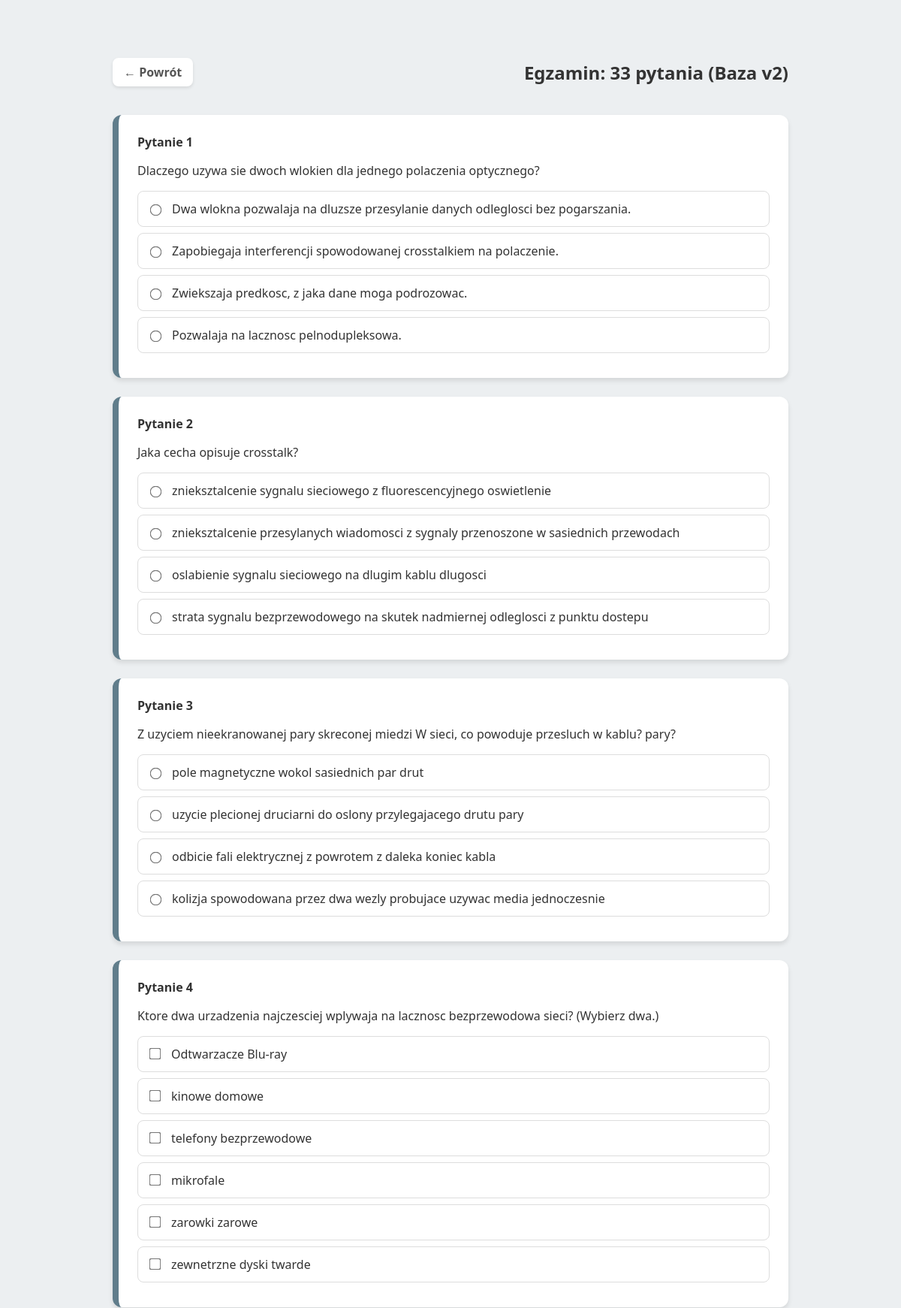
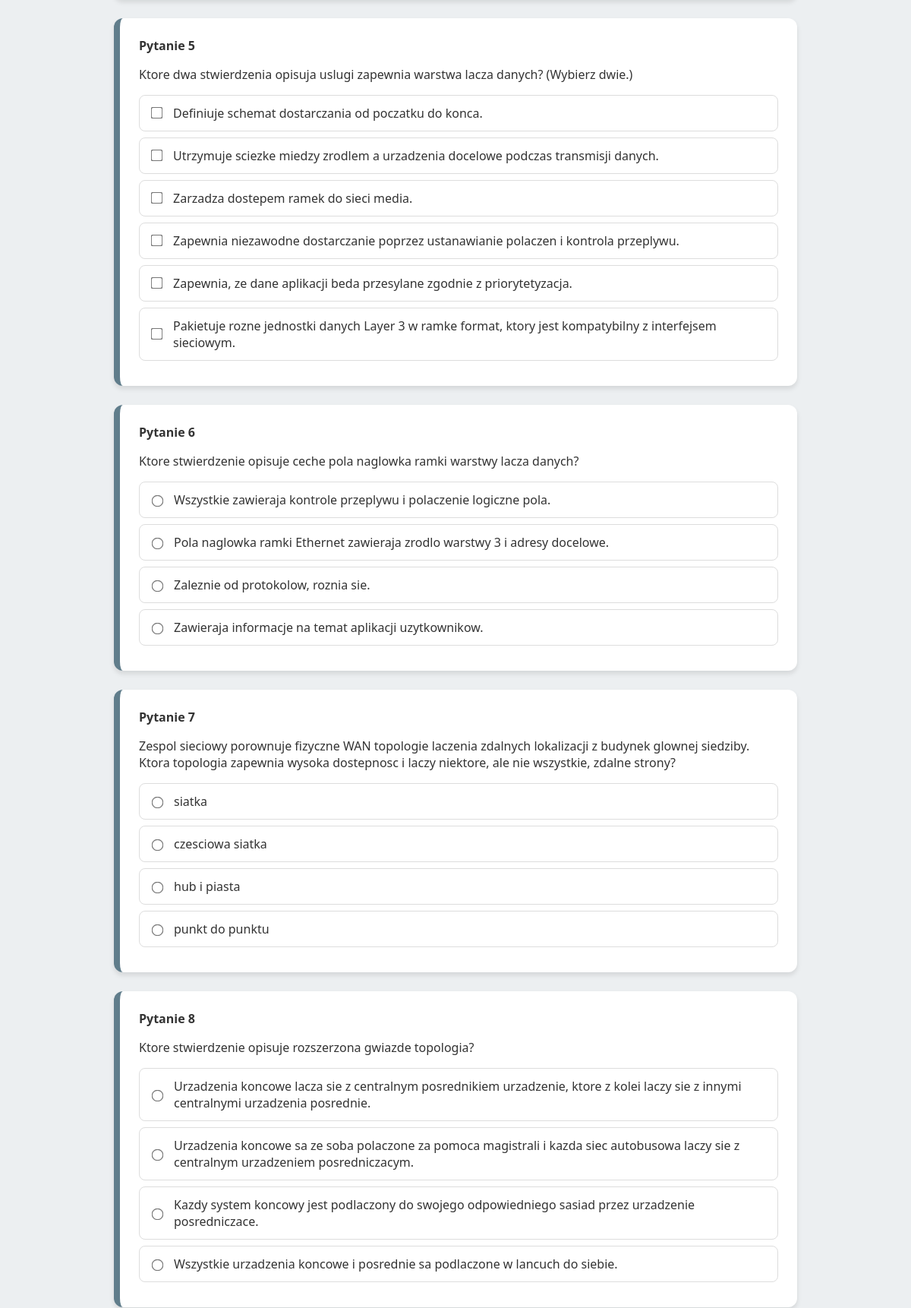
The app's page /test2/test2_33.php (upper part) with its own data (2 pictures, top to bottom).
### tables this page shows
CREATE TABLE `odpowiedzi2` (
  `id` int(11) NOT NULL AUTO_INCREMENT,
  `pytanie_id` int(11) DEFAULT NULL,
  `tresc` text NOT NULL,
  `czy_poprawna` tinyint(1) DEFAULT 0,
  PRIMARY KEY (`id`),
  KEY `pytanie_id` (`pytanie_id`),
  CONSTRAINT `odpowiedzi2_ibfk_1` FOREIGN KEY (`pytanie_id`) REFERENCES `pytania2` (`id`) ON DELETE CASCADE
);

### test2/test2_33.php (the view, shortened to what this page needs)
<?php
$host = 'localhost';
$user = 'root';
$pass = '1234';
$db   = 'pytania';
$conn = new mysqli($host, $user, $pass, $db);
$quiz = [];
$is_submitted = false;
if ($_SERVER['REQUEST_METHOD'] === 'POST' && isset($_POST['test_ids'])) {
    $is_submitted = true;
    $ids_to_check = $_POST['test_ids'];
    $user_answers = $_POST['ans'] ?? [];
    $sql = "SELECT p.id as p_id, p.tresc as p_tresc, p.obrazek, p.multiple,
                   o.id as o_id, o.tresc as o_tresc, o.czy_poprawna
            FROM pytania2 p
            LEFT JOIN odpowiedzi2 o ON p.id = o.pytanie_id
            WHERE p.id IN ($ids_to_check)";
    $result = $conn->query($sql);
    while ($row = $result->fetch_assoc()) {
        $quiz[$row['p_id']]['tresc'] = $row['p_tresc'];
        $quiz[$row['p_id']]['obrazek'] = $row['obrazek'];
        $quiz[$row['p_id']]['multiple'] = $row['multiple'];
        $quiz[$row['p_id']]['odpowiedzi'][] = [
            'id' => $row['o_id'],
            'tresc' => $row['o_tresc'],
            'poprawna' => $row['czy_poprawna']
        ];
    }
    $correct_total = 0;
    foreach ($quiz as $p_id => $data) {
        $correct_ids = [];
        foreach($data['odpowiedzi'] as $o) {
            if($o['poprawna'] == 1) $correct_ids[] = (string)$o['id'];
        }
        $current_user_ans = isset($user_answers[$p_id]) ? (array)$user_answers[$p_id] : [];
        sort($current_user_ans);
        sort($correct_ids);
        if ($current_user_ans === $correct_ids) {
            $correct_total++;
        }
    }
    $total_questions = count($quiz);
    $percent = ($total_questions > 0) ? round(($correct_total / $total_questions) * 100) : 0;
    if ($percent >= 50) {
        $status_text = "Zdałeś!";
        $result_class = "result-pass";
    } else {
        $status_text = "Nie zdałeś";
        $result_class = "result-fail";
    }
    $score = "<strong>$status_text</strong><br>Wynik: $percent% ($correct_total / $total_questions)";
} else {
    $random_ids_res = $conn->query("SELECT id FROM pytania2 ORDER BY RAND() LIMIT 33");
    $ids_array = [];
    while($row = $random_ids_res->fetch_assoc()) { $ids_array[] = $row['id']; }
    if(!empty($ids_array)) {
        $ids_string = implode(',', $ids_array);
        $sql = "SELECT p.id as p_id, p.tresc as p_tresc, p.obrazek, p.multiple,
                       o.id as o_id, o.tresc as o_tresc, o.czy_poprawna
                FROM pytania2 p
                LEFT JOIN odpowiedzi2 o ON p.id = o.pytanie_id
                WHERE p.id IN ($ids_string)";
        $result = $conn->query($sql);
        while ($row = $result->fetch_assoc()) {
            $quiz[$row['p_id']]['tresc'] = $row['p_tresc'];
            $quiz[$row['p_id']]['obrazek'] = $row['obrazek'];
            $quiz[$row['p_id']]['multiple'] = $row['multiple'];
            $quiz[$row['p_id']]['odpowiedzi'][] = [
                'id' => $row['o_id'],
                'tresc' => $row['o_tresc'],
                'poprawna' => $row['czy_poprawna']
            ];
        }
    }
}
?>
<!DOCTYPE html>
<html lang="pl">
<head>
</head>
<body>
    <div class="nav-top">
        <a href="menu_test2.php" class="btn-back">&larr; <b>Powrót</b></a>
        <h2>Egzamin: 33 pytania (Baza v2)</h2>
    </div>
    <form method="POST">
        <?php $idx = 1; foreach ($quiz as $p_id => $q): ?>
            <?php
                $card_class = "";
            ?>
            <div class="question-card <?php echo $card_class; ?>">
                <strong>Pytanie <?php echo $idx++; ?></strong>
                <p><?php echo htmlspecialchars($q['tresc']); ?></p>
                <div class="answers">
                    <?php
                    foreach ($q['odpowiedzi'] as $ans):
                        $ans_id = (string)$ans['id'];
                        $ans_class = "";
                        $checked = "";
                    ?>
                        <label class="<?php echo $ans_class; ?>">
                            <input type="<?php echo $q['multiple'] ? 'checkbox' : 'radio'; ?>"
                                   name="ans[<?php echo $p_id; ?>]<?php echo $q['multiple'] ? '[]' : ''; ?>"
                                   value="<?php echo $ans_id; ?>"
                                   <?php echo $checked; ?>
                                   <?php if ($is_submitted) echo "disabled"; ?>>
                            <?php echo htmlspecialchars($ans['tresc']); ?>
                        </label>
                    <?php endforeach; ?>
                </div>
            </div>
        <?php endforeach; ?>
    </form>
</body>
</html>

### test2/test2_33.php (style rules this page uses)
body { font-family: 'Segoe UI', sans-serif; max-width: 900px; margin: 40px auto; padding: 20px; background: #eceff1; color: #333; }
.nav-top { display: flex; justify-content: space-between; align-items: center; margin-bottom: 20px; }
.btn-back { text-decoration: none; color: #555; background: #fff; padding: 8px 15px; border-radius: 8px; box-shadow: 0 2px 4px rgba(0,0,0,0.1); }
.question-card { background: white; padding: 25px; margin-bottom: 25px; border-radius: 12px; box-shadow: 0 4px 6px rgba(0,0,0,0.1); border-left: 8px solid #607d8b; transition: 0.3s; }
label { display: flex; align-items: center; padding: 12px; margin: 8px 0; cursor: pointer; border-radius: 8px; border: 1px solid #ddd; background: white; }
input { margin-right: 15px; transform: scale(1.2); }

### records on screen
odpowiedzi2: tresc "Dwa wlokna pozwalaja na dluzsze przesylanie danych odleglosci bez pogarszania."
odpowiedzi2: tresc "Zapobiegaja interferencji spowodowanej crosstalkiem na polaczenie."
odpowiedzi2: tresc "Zwiekszaja predkosc, z jaka dane moga podrozowac."
odpowiedzi2: tresc "Pozwalaja na lacznosc pelnodupleksowa."
odpowiedzi2: tresc "znieksztalcenie sygnalu sieciowego z fluorescencyjnego oswietlenie"
odpowiedzi2: tresc "znieksztalcenie przesylanych wiadomosci z sygnaly przenoszone w sasiednich przewodach"
odpowiedzi2: tresc "oslabienie sygnalu sieciowego na dlugim kablu dlugosci"
odpowiedzi2: tresc "strata sygnalu bezprzewodowego na skutek nadmiernej odleglosci z punktu dostepu"
odpowiedzi2: tresc "pole magnetyczne wokol sasiednich par drut"
odpowiedzi2: tresc "uzycie plecionej druciarni do oslony przylegajacego drutu pary"
odpowiedzi2: tresc "odbicie fali elektrycznej z powrotem z daleka koniec kabla"
odpowiedzi2: tresc "kolizja spowodowana przez dwa wezly probujace uzywac media jednoczesnie"
odpowiedzi2: tresc "Odtwarzacze Blu-ray"
odpowiedzi2: tresc "kinowe domowe"
odpowiedzi2: tresc "telefony bezprzewodowe"
odpowiedzi2: tresc "mikrofale"
odpowiedzi2: tresc "zarowki zarowe"
odpowiedzi2: tresc "zewnetrzne dyski twarde"
odpowiedzi2: tresc "Definiuje schemat dostarczania od poczatku do konca."
odpowiedzi2: tresc "Utrzymuje sciezke miedzy zrodlem a urzadzenia docelowe podczas transmisji danych."
odpowiedzi2: tresc "Zarzadza dostepem ramek do sieci media."
odpowiedzi2: tresc "Zapewnia niezawodne dostarczanie poprzez ustanawianie polaczen i kontrola przeplywu."
odpowiedzi2: tresc "Zapewnia, ze dane aplikacji beda przesylane zgodnie z priorytetyzacja."
odpowiedzi2: tresc "Pakietuje rozne jednostki danych Layer 3 w ramke format, ktory jest kompatybilny z interfejsem sieciowym."
odpowiedzi2: tresc "Wszystkie zawieraja kontrole przeplywu i polaczenie logiczne pola."
odpowiedzi2: tresc "Pola naglowka ramki Ethernet zawieraja zrodlo warstwy 3 i adresy docelowe."
odpowiedzi2: tresc "Zaleznie od protokolow, roznia sie."
odpowiedzi2: tresc "Zawieraja informacje na temat aplikacji uzytkownikow."
odpowiedzi2: tresc "siatka"
odpowiedzi2: tresc "czesciowa siatka"
odpowiedzi2: tresc "hub i piasta"
odpowiedzi2: tresc "punkt do punktu"
odpowiedzi2: tresc "Urzadzenia koncowe lacza sie z centralnym posrednikiem urzadzenie, ktore z kolei laczy sie z innymi centralnymi urzadzenia posrednie."
odpowiedzi2: tresc "Urzadzenia koncowe sa ze soba polaczone za pomoca magistrali i kazda siec autobusowa laczy sie z centralnym urzadzeniem posredniczacym."
odpowiedzi2: tresc "Kazdy system koncowy jest podlaczony do swojego odpowiedniego sasiad przez urzadzenie posredniczace."
odpowiedzi2: tresc "Wszystkie urzadzenia koncowe i posrednie sa podlaczone w lancuch do siebie."

### other values on screen
$q['tresc'] "Dlaczego uzywa sie dwoch wlokien dla jednego polaczenia optycznego?"
$q['tresc'] "Jaka cecha opisuje crosstalk?"
$q['tresc'] "Z uzyciem nieekranowanej pary skreconej miedzi W sieci, co powoduje przesluch w kablu? pary?"
$q['tresc'] "Ktore dwa urzadzenia najczesciej wplywaja na lacznosc bezprzewodowa sieci? (Wybierz dwa.)"
$q['tresc'] "Ktore dwa stwierdzenia opisuja uslugi zapewnia warstwa lacza danych? (Wybierz dwie.)"
$q['tresc'] "Ktore stwierdzenie opisuje ceche pola naglowka ramki warstwy lacza danych?"
$q['tresc'] "Ktore stwierdzenie opisuje rozszerzona gwiazde topologia?"
